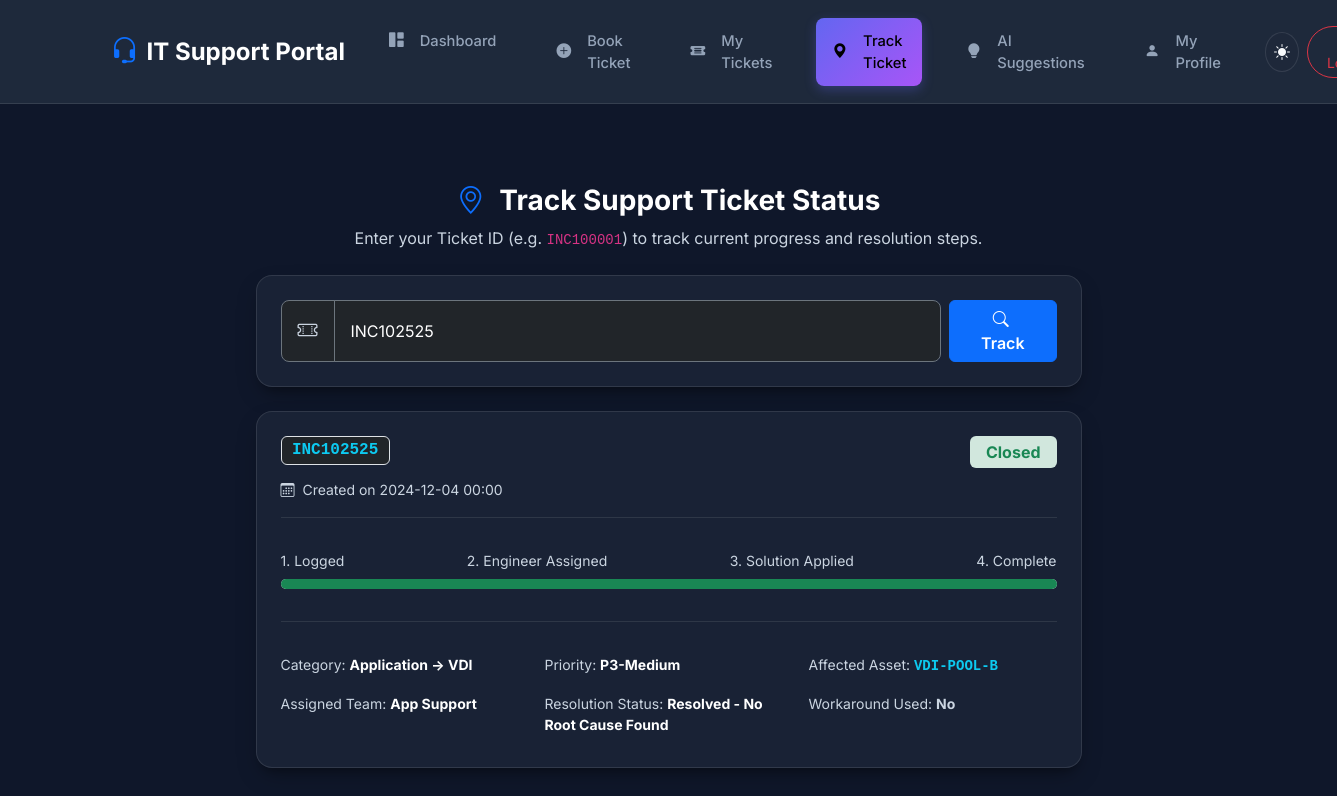
Before: /user/track?ticket_id=INC102525 (signed in) with the older database file.
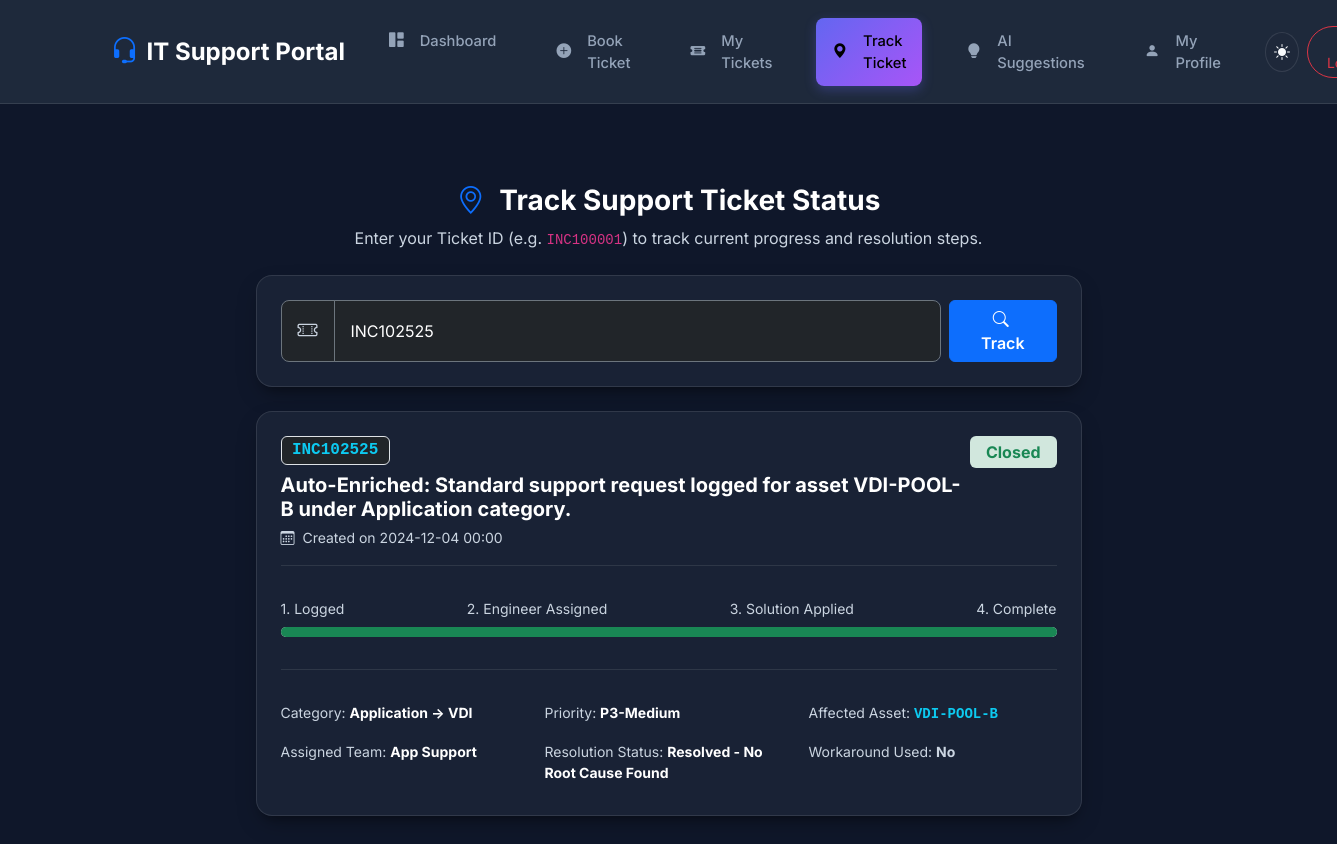
After: the same page with the newer database file.
### tables this page shows
CREATE TABLE tickets (
            ticket_id TEXT PRIMARY KEY,
            created_date TEXT,
            resolved_date TEXT,
            channel TEXT,
            category TEXT,
            subcategory TEXT,
            short_description TEXT,
            affected_asset TEXT,
            asset_type TEXT,
            site TEXT,
            priority TEXT,
            resolver_team TEXT,
            resolution_code TEXT,
            is_workaround INTEGER DEFAULT 0,
            effort_hours REAL DEFAULT 0.0,
            users_affected INTEGER DEFAULT 1,
            reopened_count INTEGER DEFAULT 0,
            status TEXT,
            true_cluster_id TEXT DEFAULT 'NONE',
            assigned_engineer TEXT DEFAULT 'Unassigned',
            department TEXT DEFAULT 'IT Operations',
            predicted_cluster_id TEXT DEFAULT 'NONE',
            category_flag TEXT DEFAULT 'NORMAL'
        , user_email TEXT DEFAULT 'user@company.com');

### app.py (the view)
@app.route('/user/track')
@user_required
def user_track():
    ticket_id = request.args.get('ticket_id', '').strip()
    ticket = None
    if ticket_id:
        conn = get_db_connection()
        cursor = conn.cursor()
        cursor.execute("SELECT * FROM tickets WHERE ticket_id = ?", (ticket_id,))
        row = cursor.fetchone()
        if row:
            ticket = dict(row)
        conn.close()
    return render_template('user_track.html', ticket=ticket, searched_id=ticket_id)

### app.py (called while the page is built)
def get_active_workflow():
    conn = get_db_connection()
    cursor = conn.cursor()
    cursor.execute("SELECT value FROM system_config WHERE key = 'active_workflow'")
    row = cursor.fetchone()
    conn.close()
    return row['value'] if row else 'ai'

@app.context_processor
def inject_globals():
    return dict(active_workflow=get_active_workflow())

def user_required(f):
    @wraps(f)
    def decorated_function(*args, **kwargs):
        if not session.get('user_logged_in'):
            return redirect(url_for('user_login', next=request.url))
        return f(*args, **kwargs)
    return decorated_function

### database.py (called while the page is built)
def get_db_connection():
    conn = sqlite3.connect(DB_PATH)
    conn.row_factory = sqlite3.Row
    return conn

### templates/user_track.html (shortened to what this page needs)
{% extends 'user_base.html' %}
{% set active_page = 'track' %}
{% block content %}
<div class="container my-5" style="max-width: 850px;">
    <div class="text-center mb-4">
        <h3 class="fw-bold text-white mb-2"><i class="bi bi-geo-alt text-primary me-2"></i> Track Support Ticket Status</h3>
        <p class="text-muted">Enter your Ticket ID (e.g. <code>INC100001</code>) to track current progress and resolution steps.</p>
    </div>
    <div class="glass-card p-4 mb-4">
        <form action="{{ url_for('user_track') }}" method="GET" class="d-flex gap-2">
            <div class="input-group input-group-lg">
                <span class="input-group-text bg-dark border-secondary text-muted"><i class="bi bi-ticket-perforated"></i></span>
                <input type="text" class="form-control bg-dark text-white border-secondary fs-6" name="ticket_id" placeholder="Enter Ticket ID (e.g. INC100001, INC100003)..." value="{{ searched_id }}" required>
            </div>
            <button type="submit" class="btn btn-primary px-4 fw-semibold"><i class="bi bi-search me-1"></i> Track</button>
        </form>
    </div>
    {% if ticket %}
    <div class="glass-card p-4 mb-4">
        <div class="d-flex justify-content-between align-items-start mb-3">
            <div>
                <span class="badge bg-dark border text-info font-monospace fs-6 mb-2">{{ ticket.ticket_id }}</span>
                <h5 class="fw-bold text-white mb-1">{{ ticket.short_description }}</h5>
                <small class="text-muted"><i class="bi bi-calendar3 me-1"></i> Created on {{ ticket.created_date }}</small>
            </div>
            <div>
                {% if ticket.status == 'Closed' %}<span class="badge bg-success-subtle text-success fs-6 px-3 py-2">Closed</span>
                {% elif ticket.status == 'Resolved' %}<span class="badge bg-info-subtle text-info fs-6 px-3 py-2">Resolved</span>
                {% else %}<span class="badge bg-warning-subtle text-warning fs-6 px-3 py-2">In Progress</span>{% endif %}
            </div>
        </div>
        <hr class="border-secondary">
        <div class="py-3">
            <div class="d-flex justify-content-between small text-muted mb-2">
                <span>1. Logged</span>
                <span>2. Engineer Assigned</span>
                <span>3. Solution Applied</span>
                <span>4. Complete</span>
            </div>
            <div class="progress" style="height: 10px;">
                {% if ticket.status == 'Closed' %}
                <div class="progress-bar bg-success" style="width: 100%"></div>
                {% elif ticket.status == 'Resolved' %}
                <div class="progress-bar bg-info" style="width: 75%"></div>
                {% else %}
                <div class="progress-bar bg-warning" style="width: 40%"></div>
                {% endif %}
            </div>
        </div>
        <hr class="border-secondary">
        <div class="row g-3 my-2 text-muted small">
            <div class="col-md-4">Category: <strong class="text-white">{{ ticket.category }} &rarr; {{ ticket.subcategory }}</strong></div>
            <div class="col-md-4">Priority: <strong class="text-white">{{ ticket.priority }}</strong></div>
            <div class="col-md-4">Affected Asset: <strong class="text-info font-monospace">{{ ticket.affected_asset }}</strong></div>
            <div class="col-md-4">Assigned Team: <strong class="text-white">{{ ticket.resolver_team }}</strong></div>
            <div class="col-md-4">Resolution Status: <strong class="text-white">{{ ticket.resolution_code }}</strong></div>
            <div class="col-md-4">Workaround Used: <strong>{% if ticket.is_workaround %}Yes{% else %}No{% endif %}</strong></div>
        </div>
    </div>
    {% elif searched_id %}
    <div class="alert alert-warning border-warning text-center">
        <i class="bi bi-exclamation-triangle-fill me-2 fs-5"></i>
        No ticket found matching Ticket ID <strong>{{ searched_id }}</strong>. Please verify the ID and try again.
    </div>
    {% endif %}
</div>
{% endblock %}

### templates/user_base.html (shortened to what this page needs)
<!DOCTYPE html>
<html lang="en" data-theme="dark">
<head>
    <link href="https://cdn.jsdelivr.net/npm/bootstrap@5.3.2/dist/css/bootstrap.min.css" rel="stylesheet">
    <link href="https://cdn.jsdelivr.net/npm/bootstrap-icons@1.11.1/font/bootstrap-icons.css" rel="stylesheet">
    <link rel="stylesheet" href="{{ url_for('static', filename='css/style.css') }}">
</head>
<body>
    <nav class="navbar navbar-expand-lg user-navbar sticky-top">
        <div class="container">
            <a class="navbar-brand fw-bold text-white fs-4 d-flex align-items-center gap-2" href="{{ url_for('user_dashboard') }}">
                <i class="bi bi-headset text-primary fs-3"></i>
                <span>IT Support Portal</span>
            </a>
            <div class="collapse navbar-collapse" id="userNav">
                <ul class="navbar-nav ms-auto mb-2 mb-lg-0 gap-1">
                    <li class="nav-item">
                        <a class="nav-link px-3 {% if active_page == 'user_dashboard' %}active{% endif %}" href="{{ url_for('user_dashboard') }}">
                            <i class="bi bi-grid-1x2-fill me-1"></i> Dashboard
                        </a>
                    </li>
                    <li class="nav-item">
                        <a class="nav-link px-3 {% if active_page == 'book_ticket' %}active{% endif %}" href="{{ url_for('user_book_ticket') }}">
                            <i class="bi bi-plus-circle-fill me-1"></i> Book Ticket
                        </a>
                    </li>
                    <li class="nav-item">
                        <a class="nav-link px-3 {% if active_page == 'my_tickets' %}active{% endif %}" href="{{ url_for('user_my_tickets') }}">
                            <i class="bi bi-ticket-detailed-fill me-1"></i> My Tickets
                        </a>
                    </li>
                    <li class="nav-item">
                        <a class="nav-link px-3 {% if active_page == 'track' %}active{% endif %}" href="{{ url_for('user_track') }}">
                            <i class="bi bi-geo-alt-fill me-1"></i> Track Ticket
                        </a>
                    </li>
                    <li class="nav-item">
                        <a class="nav-link px-3 {% if active_page == 'ai_suggestions' %}active{% endif %}" href="{{ url_for('user_ai_suggestions') }}">
                            <i class="bi bi-lightbulb-fill me-1"></i> AI Suggestions
                        </a>
                    </li>
                    <li class="nav-item">
                        <a class="nav-link px-3 {% if active_page == 'profile' %}active{% endif %}" href="{{ url_for('user_profile') }}">
                            <i class="bi bi-person-fill me-1"></i> My Profile
                        </a>
                    </li>
                </ul>
                <div class="d-flex align-items-center ms-lg-3 gap-2">
                    <button class="theme-toggle-btn" id="themeToggleBtn" title="Toggle Light/Dark Theme">
                        <i class="bi bi-sun-fill" id="themeIcon"></i>
                    </button>
                    <a href="{{ url_for('user_logout') }}" class="btn btn-outline-danger btn-sm rounded-pill px-3">
                         Logout
                    </a>
                </div>
            </div>
        </div>
    </nav>
    <div class="user-main-content">
        <div class="container">
            {% block content %}{% endblock %}
        </div>
    </div>
</body>
</html>

### static/css/style.css (style rules this page uses)
:root { --bg-primary: #0f172a; --bg-secondary: #1e293b; --bg-card: rgba(30, 41, 59, 0.7); --border-color: rgba(255, 255, 255, 0.1); --text-main: #f8fafc; --text-muted: #94a3b8; --accent-blue: #38bdf8; --accent-indigo: #6366f1; --accent-purple: #a855f7; --accent-green: #34d399; --accent-amber: #fbbf24; --accent-rose: #f43f5e; --shadow-main: 0 10px 25px -5px rgba(0, 0, 0, 0.3), 0 8px 10px -6px rgba(0, 0, 0, 0.3); }
body { background-color: var(--bg-primary); color: var(--text-main); font-family: 'Inter', system-ui, -apple-system, BlinkMacSystemFont, 'Segoe UI', Roboto, Oxygen, Ubuntu, Cantarell, sans-serif; min-height: 100vh; transition: background-color 0.3s ease, color 0.3s ease; }
.glass-card { background: var(--bg-card); backdrop-filter: blur(12px); -webkit-backdrop-filter: blur(12px); border: 1px solid var(--border-color); border-radius: 1rem; box-shadow: var(--shadow-main); transition: transform 0.2s ease, box-shadow 0.2s ease; }
.nav-link { color: var(--text-muted); padding: 0.75rem 1.25rem; font-size: 0.92rem; font-weight: 500; display: flex; align-items: center; gap: 0.75rem; border-radius: 0.5rem; margin: 0.25rem 0.75rem; transition: all 0.2s ease; }
.nav-link:hover, .nav-link.active { color: #ffffff; background: linear-gradient(135deg, var(--accent-indigo), var(--accent-purple)); box-shadow: 0 4px 12px rgba(99, 102, 241, 0.3); }
.theme-toggle-btn { background: var(--bg-card); border: 1px solid var(--border-color); color: var(--text-main); width: 40px; height: 40px; border-radius: 50%; display: flex; align-items: center; justify-content: center; cursor: pointer; transition: all 0.2s ease; }
[data-theme="dark"] .text-muted { color: #cbd5e1 !important; }

### templates/user_base.html (style rules this page uses)
.user-navbar { background-color: var(--bg-secondary); border-bottom: 1px solid var(--border-color); padding: 0.85rem 2rem; }
.user-main-content { margin-left: 0 !important; padding: 2rem; }

Changed rows visible on the page:
changed tickets "INC102525": short_description (not shown) → "Auto-Enriched: Standard support request logged for asset VDI-POOL-B under Application category."
